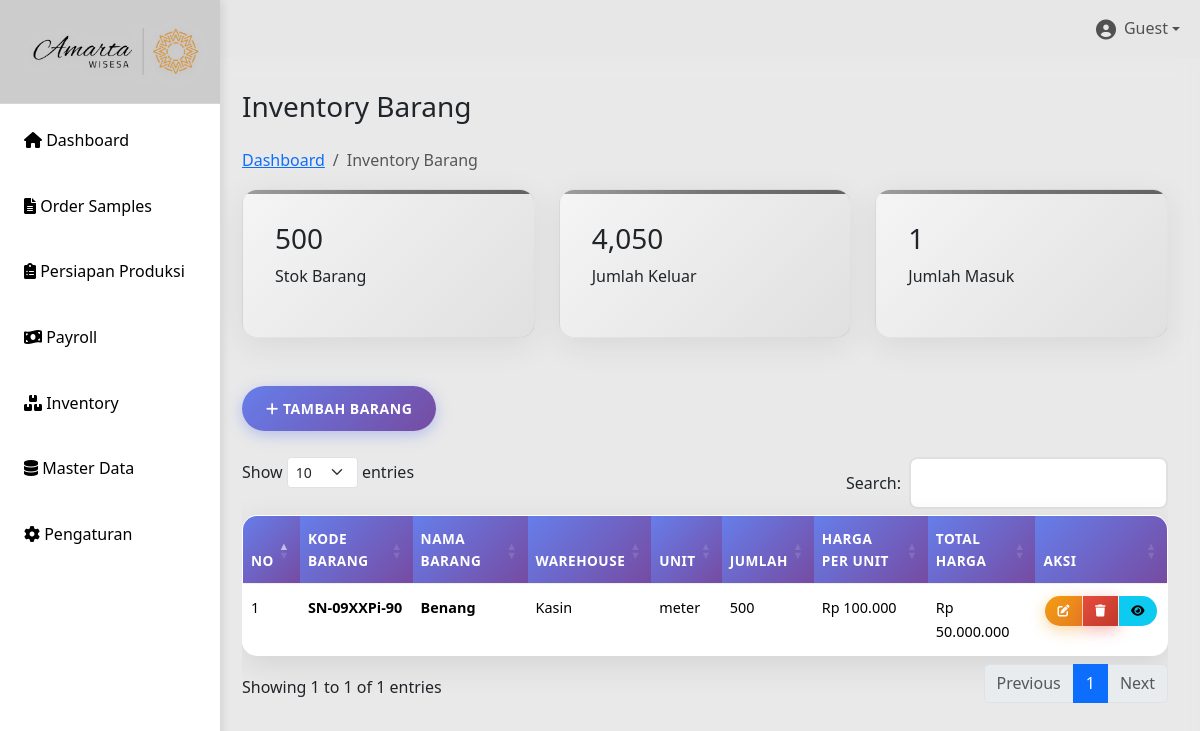
The page /inventory.php on the database its author committed.
### tables this page shows
CREATE TABLE `inventory` (
  `id` int(11) NOT NULL,
  `kode_barang` varchar(50) DEFAULT NULL,
  `nama_barang` varchar(255) NOT NULL,
  `warehouse` varchar(100) NOT NULL,
  `unit` varchar(50) NOT NULL,
  `jumlah` int(11) NOT NULL DEFAULT 0,
  `harga_per_unit` decimal(15,2) NOT NULL DEFAULT 0.00,
  `keterangan` text DEFAULT NULL,
  `created_at` datetime NOT NULL DEFAULT current_timestamp(),
  `updated_at` datetime DEFAULT NULL ON UPDATE current_timestamp(),
  `id_kategori` int(11) DEFAULT NULL
);

### inventory.php (the view, shortened to what this page needs)
<?php
include "includes/header.php";
include "config/db.php";
$result = $conn->query("SELECT * FROM inventory ORDER BY id DESC");
$total_stok = $conn->query("SELECT SUM(jumlah) as total FROM inventory")->fetch_assoc()['total'] ?? 0;
$barang_keluar = $conn->query("SELECT SUM(jumlah_keluar) as total FROM inventory_transaksi_gudang WHERE jenis = 'keluar'")->fetch_assoc()['total'] ?? 0;
$barang_masuk = $conn->query("SELECT COUNT(DISTINCT nama_barang) as total FROM inventory")->fetch_assoc()['total'] ?? 0;
?>
    <main class="main-content">
            <div>
                <h1 class="h3 mb-4">Inventory Barang</h1>
                <nav aria-label="breadcrumb">
                    <ol class="breadcrumb">
                        <li class="breadcrumb-item"><a href="index.php">Dashboard</a></li>
                        <li class="breadcrumb-item active">Inventory Barang</li>
                    </ol>
                </nav>
            </div>
        <div class="row mb-4">
            <div class="col-md-4">
                <div class="stats-card">
                    <h3><?php echo number_format($total_stok); ?></h3>
                    <p>Stok Barang</p>
                </div>
            </div>
            <div class="col-md-4">
                <div class="stats-card">
                    <h3><?php echo number_format($barang_keluar); ?></h3>
                    <p>Jumlah Keluar</p>
                </div>
            </div>
            <div class="col-md-4">
                <div class="stats-card">
                    <h3><?php echo number_format($barang_masuk); ?></h3>
                    <p>Jumlah Masuk</p>
                </div>
            </div>
        </div>
        <div>
            <button class="btn btn-primary" data-bs-toggle="modal" data-bs-target="#inventoryModal">
                <i class="fas fa-plus"></i> Tambah Barang
            </button>
        </div><br>
        <div class="table-container">
            <div class="table-responsive">
                <table id="inventoryTable" class="table table-hover">
                    <thead>
                        <tr>
                            <th>No</th>
                            <th>Kode Barang</th>
                            <th>Nama Barang</th>
                            <th>Warehouse</th>
                            <th>Unit</th>
                            <th>Jumlah</th>
                            <th>Harga per Unit</th>
                            <th>Total Harga</th>
                            <th>Aksi</th>
                        </tr>
                    </thead>
                    <tbody>
                        <?php $no=1; while($row = $result->fetch_assoc()): ?>
                        <tr>
                            <td><?= $no++ ?></td>
                            <td><strong><?= $row['kode_barang'] ?? '-' ?></strong></td>
                            <td><strong><?= $row['nama_barang'] ?></strong></td>
                            <td><?= $row['warehouse'] ?></td>
                            <td><?= $row['unit'] ?></td>
                            <td><?= number_format($row['jumlah']) ?></td>
                            <td>Rp <?= number_format($row['harga_per_unit'], 0, ',', '.') ?></td>
                            <td>Rp <?= number_format($row['jumlah'] * $row['harga_per_unit'], 0, ',', '.') ?></td>
                            <td>
                                <div class="btn-group btn-group-sm" role="group">
                                    <button class="btn btn-warning" onclick="editInventory(<?= $row['id']; ?>)" title="Edit">
                                        <i class="fas fa-edit"></i>
                                    </button>
                                    <button class="btn btn-danger" onclick="deleteInventory(<?= $row['id']; ?>)" title="Hapus">
                                        <i class="fas fa-trash"></i>
                                    </button>
                                    <button class="btn btn-info" onclick="detailInventory(<?= $row['id']; ?>)" title="Detail">
                                        <i class="fas fa-eye"></i>
                                    </button>
                                </div>
                            </td>
                        </tr>
                        <?php endwhile; ?>
                    </tbody>
                </table>
            </div>
        </div>
    </main>
<?php include 'includes/footer.php'; ?>

### css/style.css (style rules this page uses)
* { margin: 0; padding: 0; box-sizing: border-box; }
body { font-family: 'Segoe UI', Tahoma, Geneva, Verdana, sans-serif; background: #e7e7e7ff; min-height: 100vh; line-height: 1.6; }
.main-content { margin-left: 210px; padding: 2rem; background: rgba(255,255,255,0.1); backdrop-filter: blur(10px); min-height: 100vh; }
.stats-card { background: linear-gradient(135deg, #f5f5f5, #e0e0e0); border-radius: 15px; padding: 2rem; margin-bottom: 1.5rem; box-shadow: 0 8px 32px rgba(0,0,0,0.08); border: 1px solid rgba(158, 158, 158, 0.2); transition: transform 0.3s ease, box-shadow 0.3s ease; position: relative; overflow: hidden; }
.stats-card::before { content: ''; position: absolute; top: 0; left: 0; right: 0; height: 4px; background: linear-gradient(90deg, #9e9e9e, #757575, #616161); }
.table { width: 100%; border-collapse: separate; border-spacing: 0; background: white; border-radius: 15px; overflow: hidden; box-shadow: 0 8px 32px rgba(0,0,0,0.1); border: 1px solid rgba(255,255,255,0.2); }
.table th, .table td { padding: 12px 8px; text-align: left; border-bottom: 1px solid #f0f0f0; font-size: 0.9rem; }
.table th { background: linear-gradient(135deg, #667eea, #764ba2); color: white; font-weight: 600; text-transform: uppercase; letter-spacing: 0.5px; font-size: 0.85rem; }
.table tr { transition: all 0.3s ease; }
.table tr:last-child td { border-bottom: none; }
.table .btn { padding: 6px 12px; font-size: 12px; border-radius: 20px; margin: 0 2px; }
.table .btn i { font-size: 12px; }
.btn { padding: 12px 24px; border: none; border-radius: 25px; cursor: pointer; text-decoration: none; display: inline-block; font-size: 14px; font-weight: 600; text-transform: uppercase; letter-spacing: 0.5px; transition: all 0.3s ease; position: relative; overflow: hidden; }
.btn::before { content: ''; position: absolute; top: 50%; left: 50%; width: 0; height: 0; background: rgba(255,255,255,0.2); border-radius: 50%; transform: translate(-50%, -50%); transition: width 0.6s, height 0.6s; }
.btn-primary { background: linear-gradient(135deg, #667eea, #764ba2); color: white; box-shadow: 0 4px 15px rgba(102,126,234,0.4); }
.btn-danger { background: linear-gradient(135deg, #e74c3c, #c0392b); color: white; box-shadow: 0 4px 15px rgba(231,76,60,0.4); }
.btn-warning { background: linear-gradient(135deg, #f39c12, #e67e22); color: white; box-shadow: 0 4px 15px rgba(243,156,18,0.4); }

### rows shown on the page
inventory: kode_barang "SN-09XXPi-90", nama_barang "Benang", warehouse "Kasin", unit "meter", jumlah "500", harga_per_unit "100.000", $row['jumlah'] * $row['harga_per_unit'] "50.000.000"

### other values the page prints
$_SESSION['username'] "Guest"
$total_stok "500"
$barang_keluar "4,050"
$barang_masuk "1"
